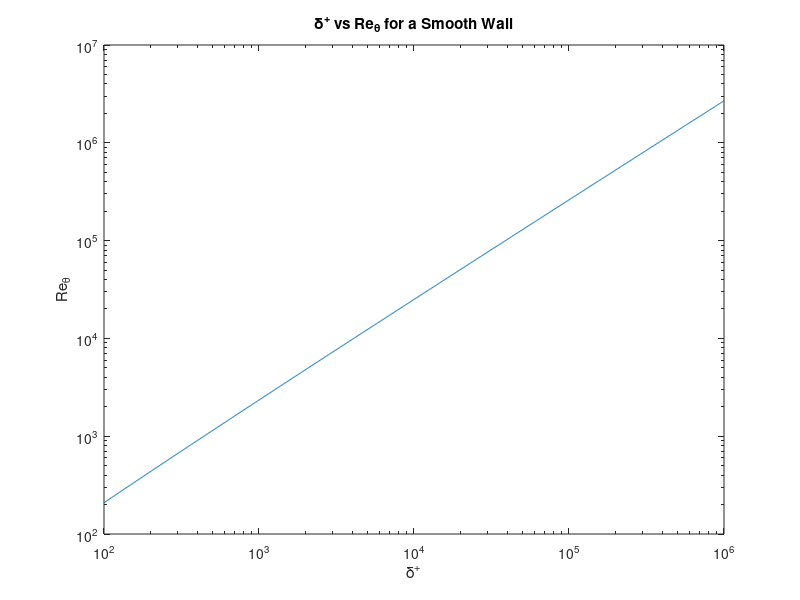

This figure's MATLAB source: (Note: this script raises an error after producing the figure.)
% William Page (587000) - Kevin Rassool (540733)   ;
% Semester 2 2017 - University of Melbourne        ; Started:     15/5/17
% MCEN90018 - Advanced Fluid Dynamics              ; Last Edited: 28/5/17
% Assignment 3
%
% Main Script
%% Set-up
clc, clear, close all

%% Speed Conversion
knots_2_mps = 463/900 ; % Conversion between knots and m/s
sub_speed   = 30      ; % Submarine speed
U_sub=sub_speed*knots_2_mps;

% number of z points
n_point=1000;
% Define smooth wall constants
A    = 5        ; % Experimental constants
DUp  = 0        ; % Delta U+
kap  = 0.41     ; % Kappa, von karman constant
nu   = 8.97e-7  ; % Kinematic viscoity (m^2 . s^-1)
PI   = 0.55     ; % For ZPG turbulant boundary layer
%create log-space
dplus_E = logspace(log10(1e2) , log10(1e6), 1e3);
%initilaise vectors
Re_theta = zeros(size(dplus_E));
Cf       = zeros(size(dplus_E));

for i = 1:length(dplus_E)
    
    z_plus = logspace(-4,log10(dplus_E(i)),n_point);
    
    eta = z_plus./dplus_E(i);

    %U plus
    u_plus = (1/kap).*log(z_plus)+A-(1/(3*kap)).*eta.^3 + ...
        (PI/kap).*2.*(eta.^2).*(3-2.*eta);
    %S 
    S = (1/kap).*log(dplus_E(i))+A-(1/(3*kap))+(2*PI/kap);
    % Numerically integrate to get Re_theta
    inetgrand = (u_plus - (u_plus.^2)./S);
    Re_theta(i) = trapz(z_plus,inetgrand);
    % Calculate Cf
    Cf(i) = 2./(S.^2);
end

figure;
loglog(dplus_E,Re_theta)
title('\delta^+ vs Re_{\theta} for a Smooth Wall')
ylabel('Re_{\theta}');
xlabel('\delta^+');
figure_format(1) ;


figure;
semilogx(dplus_E,Cf)
title('\delta^+ vs C_f for a Smooth Wall')
ylabel('C_f');
xlabel('\delta^+');
figure_format(1) ;

%% Qn 3, Rex calculation @ x=115m

% Calculate Re_x at every point 
Re_x = cumtrapz(Re_theta, 2./Cf);

% Determine C_f and delta for x = 115 m
x = 115                 ;     %m
Re_x_115 = x*U_sub/nu   ;
Cf_115 = interp1q(Re_x', Cf', Re_x_115)
delta_plus_115 = exp(sqrt(2/Cf_115)*kap - A*kap + 1/3 - 2*PI);
delta_115 = delta_plus_115*nu*sqrt(2/Cf_115)/U_sub

figure;
semilogx(Re_x,Cf)
title('Re_x vs C_f for a Smooth Wall')
hold on
ylabel('C_f');
xlabel('Re_x');
plot(Re_x,Cf_115*ones(length(Re_x)),'--','linewidth',2,'color',[255 105 180]./256);
figure_format(1) ;


